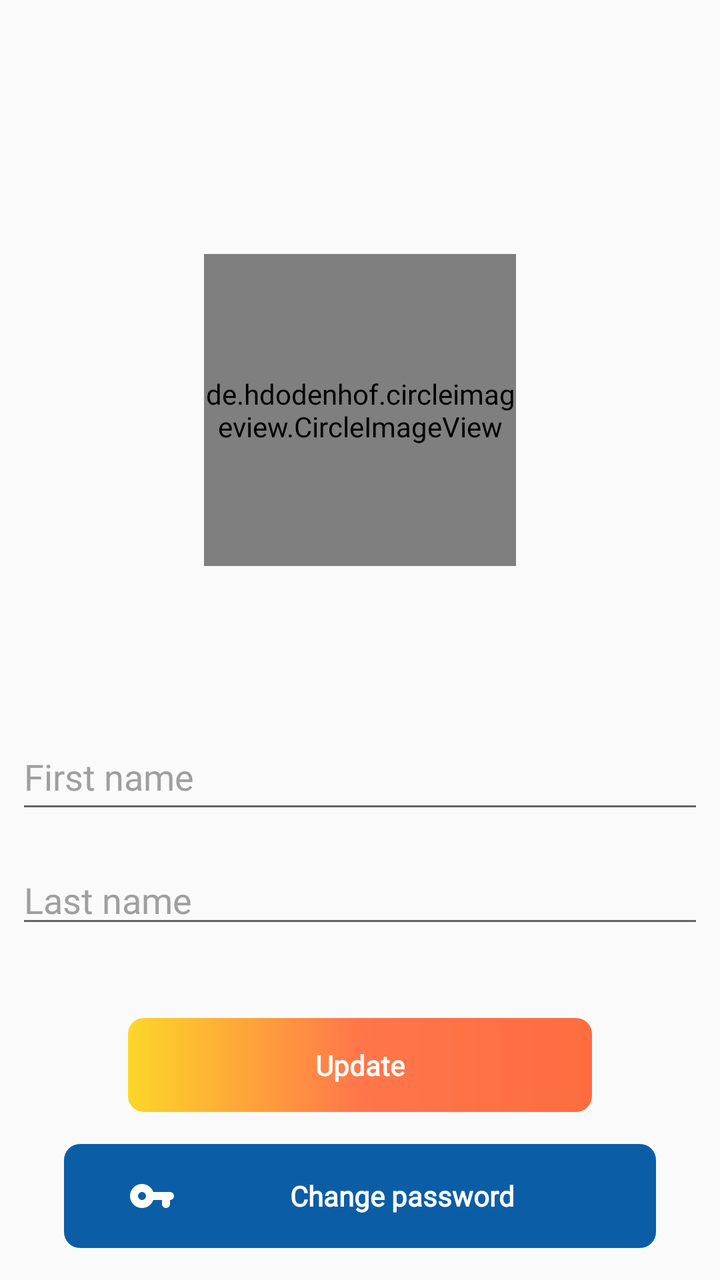
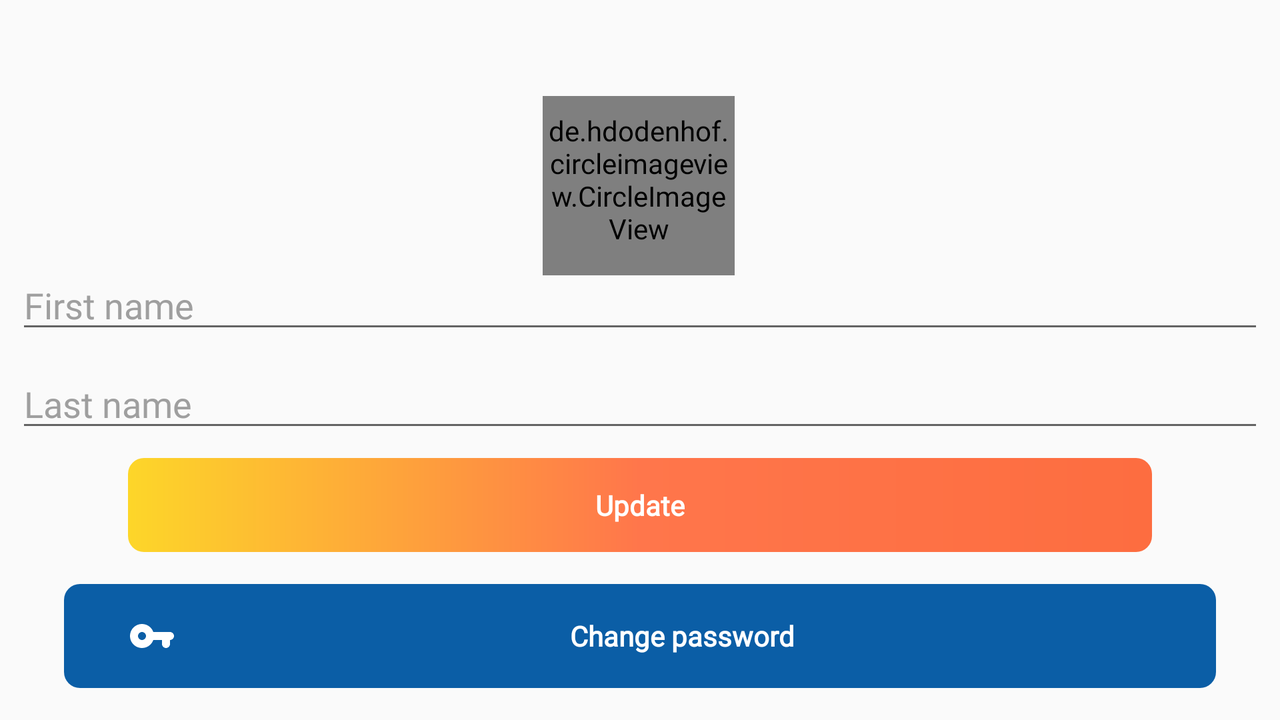

Two renders of one Android screen. The first uses the default layout on a phone; the second uses the alternative layout the repository ships for a different screen configuration, on a matching device. The two XML files are below.
<!-- AndroidManifest.xml: application theme AppTheme -->
<!-- res/layout/setting_bottom_sheet.xml -->
<?xml version="1.0" encoding="utf-8"?>
<layout xmlns:tools="http://schemas.android.com/tools"
    xmlns:app="http://schemas.android.com/apk/res-auto"
    xmlns:android="http://schemas.android.com/apk/res/android">

    <data>

    </data>

    <RelativeLayout
        android:layout_width="match_parent"
        android:layout_height="match_parent"
        >

        <LinearLayout
            android:id="@+id/upLayout"
            android:layout_width="match_parent"
            android:layout_height="?android:attr/actionBarSize"
            android:layout_alignParentStart="true"
            android:layout_alignParentTop="true"
            android:layout_alignParentEnd="true"
            android:elevation="12dp"
            android:orientation="horizontal">

            <Button
                android:id="@+id/upButtonView"
                android:layout_width="wrap_content"
                android:layout_height="match_parent"
                android:gravity="start"
                android:layout_marginEnd="8dp"
                style="@style/Widget.AppCompat.Button.Borderless.Colored"
                android:drawableStart="@drawable/ic_semi_up_button"
                />
        </LinearLayout>

        <androidx.constraintlayout.widget.ConstraintLayout
            android:layout_width="match_parent"
            android:layout_height="0dp"
            android:layout_alignParentBottom="true"
            android:layout_alignParentStart="true"
            android:layout_below="@id/upLayout"
            android:layout_alignParentEnd="true"
            android:gravity="center"
            android:orientation="vertical">

            <de.hdodenhof.circleimageview.CircleImageView
                android:id="@+id/userImageView"
                android:layout_width="156dp"
                android:layout_height="156dp"
                android:layout_gravity="center"
                android:layout_margin="16dp"
                android:layout_marginTop="32dp"
                app:layout_constraintBottom_toTopOf="@+id/linearLayout"
                app:layout_constraintEnd_toEndOf="parent"
                app:layout_constraintHorizontal_bias="0.5"
                app:layout_constraintStart_toStartOf="parent"
                app:layout_constraintTop_toTopOf="parent" />

            <ProgressBar
                android:id="@+id/progressBar"
                android:layout_width="match_parent"
                android:layout_height="wrap_content"
                android:layout_gravity="center"
                android:layout_marginTop="16dp"
                android:indeterminate="false"
                android:indeterminateTint="@color/colorPrimary"
                android:max="100"
                android:visibility="gone"
                app:layout_constraintEnd_toEndOf="parent"
                app:layout_constraintStart_toStartOf="parent"
                app:layout_constraintTop_toTopOf="parent" />

            <LinearLayout
                android:id="@+id/linearLayout"
                android:layout_width="match_parent"
                android:layout_height="wrap_content"
                android:layout_marginBottom="32dp"
                android:orientation="vertical"
                app:layout_constraintBottom_toTopOf="@+id/updateInfoButton"
                app:layout_constraintEnd_toEndOf="parent"
                app:layout_constraintStart_toStartOf="parent">

                <EditText
                    android:id="@+id/firstNameEditText"
                    android:layout_width="match_parent"
                    android:layout_height="50dp"
                    android:layout_margin="8dp"
                    android:layout_marginStart="8dp"
                    android:layout_marginEnd="8dp"
                    android:inputType="text"
                    android:maxLines="1"
                    android:layout_marginBottom="8dp"
                    android:hint="First name"
                    app:layout_constraintBottom_toTopOf="@+id/lastNameEditText"
                    app:layout_constraintEnd_toEndOf="parent"
                    app:layout_constraintHorizontal_bias="1.0"
                    app:layout_constraintStart_toStartOf="parent" />

                <EditText
                    android:id="@+id/lastNameEditText"
                    android:layout_width="match_parent"
                    android:layout_height="wrap_content"
                    android:layout_margin="8dp"
                    android:layout_marginStart="8dp"
                    android:layout_marginEnd="8dp"
                    android:hint="Last name"
                    android:inputType="text"
                    android:maxLines="1"
                    app:layout_constraintEnd_toEndOf="parent"
                    app:layout_constraintStart_toStartOf="parent"
                    tools:layout_editor_absoluteY="356dp" />


            </LinearLayout>



            <Button
                android:id="@+id/updateInfoButton"
                android:layout_width="match_parent"
                android:layout_height="wrap_content"
                android:layout_marginStart="64dp"
                android:layout_marginEnd="64dp"
                android:layout_marginBottom="16dp"
                android:background="@drawable/round_button"
                android:text="Update"
                android:textColor="@color/white_font_text"
                android:textStyle="bold"
                app:layout_constraintBottom_toTopOf="@+id/changePasswordImageButton"
                app:layout_constraintEnd_toEndOf="parent"
                app:layout_constraintStart_toStartOf="parent" />

            <Button
                android:id="@+id/changePasswordImageButton"
                android:layout_width="match_parent"
                android:layout_height="wrap_content"
                android:layout_marginStart="32dp"
                android:layout_marginEnd="32dp"
                android:layout_marginBottom="16dp"
                android:background="@drawable/round_button"
                android:backgroundTint="@color/blue"
                android:drawableStart="@drawable/ic_password_key"
                android:paddingStart="32dp"
                android:text="Change password"
                android:textColor="@color/white_font_text"
                android:textStyle="bold"
                app:layout_constraintBottom_toBottomOf="parent"
                app:layout_constraintEnd_toEndOf="parent"
                app:layout_constraintStart_toStartOf="parent" />

        </androidx.constraintlayout.widget.ConstraintLayout>



    </RelativeLayout>
</layout>
<!-- resources referenced by this layout -->
<resources>
  <color name="blue">#0B5EA6</color>
  <color name="colorPrimary">#FA460E</color>
  <color name="white_font_text">#FFFFFF</color>
  <!-- drawable ic_password_key (drawable) -->
  <vector android:autoMirrored="true" android:height="24dp"
      android:tint="#FFFFFF" android:viewportHeight="24"
      android:viewportWidth="24" android:width="24dp" xmlns:android="http://schemas.android.com/apk/res/android">
      <path android:fillColor="@android:color/white" android:pathData="M12.65,10C11.7,7.31 8.9,5.5 5.77,6.12c-2.29,0.46 -4.15,2.29 -4.63,4.58C0.32,14.57 3.26,18 7,18c2.61,0 4.83,-1.67 5.65,-4H17v2c0,1.1 0.9,2 2,2s2,-0.9 2,-2v-2c1.1,0 2,-0.9 2,-2s-0.9,-2 -2,-2h-8.35zM7,14c-1.1,0 -2,-0.9 -2,-2s0.9,-2 2,-2 2,0.9 2,2 -0.9,2 -2,2z"/>
  </vector>
  <!-- drawable round_button (drawable) -->
  <?xml version="1.0" encoding="utf-8"?>
  <shape xmlns:android="http://schemas.android.com/apk/res/android" android:shape="rectangle">
      <corners android:radius="8dp"/>
      <gradient
          android:startColor="@color/yellow"
          android:centerColor="@color/view_page_color"
          android:endColor="@color/orange"
          android:angle="0"/>
  
  </shape>
  <style name="AppTheme" parent="Theme.AppCompat.Light.NoActionBar">
          
          <item name="colorPrimary">@color/colorPrimary</item>
          <item name="colorPrimaryDark">@color/colorPrimaryDark</item>
          <item name="colorAccent">@color/colorAccent</item>
          <item name="drawerArrowStyle">@style/DrawerArrowStyle</item>
          <item name="bottomSheetDialogTheme">@style/AppBottomSheetDialogTheme</item>
          <item name="android:textColorHint">@color/edit_text_hint</item>
  
  
          <item name="android:windowContentTransitions">true</item>
  
          <item name="android:textViewStyle">@style/RobotoTextViewStyle</item>
          <item name="android:buttonStyle">@style/RobotoButtonStyle</item>
          <item name="editTextStyle">@style/RobotoEditTextStyleStyle</item>
  
      </style>
  <color name="yellow">#FDD629</color>
  <color name="view_page_color">#FF764B</color>
  <color name="orange">#FD6D40</color>
  <color name="colorPrimaryDark">#FF3D00</color>
  <color name="colorAccent">#FB6435</color>
  <style name="DrawerArrowStyle" parent="Widget.AppCompat.DrawerArrowToggle">
          <item name="color">@android:color/white</item>
      </style>
  <style name="AppBottomSheetDialogTheme" parent="Theme.Design.Light.BottomSheetDialog">
          <item name="bottomSheetStyle">@style/AppModalStyle</item>
  
          <item name="android:textViewStyle">@style/RobotoTextViewStyle</item>
          <item name="android:buttonStyle">@style/RobotoButtonStyle</item>
          <item name="editTextStyle">@style/RobotoEditTextStyleStyle</item>
      </style>
  <color name="edit_text_hint">#9F9F9F</color>
  <style name="RobotoTextViewStyle" parent="android:Widget.TextView">
          <item name="android:fontFamily">@font/nexa_light</item>
      </style>
  <style name="RobotoButtonStyle" parent="android:Widget.Button">
          <item name="android:fontFamily">@font/nexa_light</item>
          <item name="android:padding">14dp</item>
      </style>
  <style name="RobotoEditTextStyleStyle" parent="android:Widget.EditText">
          <item name="android:fontFamily">@font/nexa_light</item>
      </style>
  <style name="AppModalStyle" parent="Widget.Design.BottomSheet.Modal">
          <item name="android:background">@drawable/semi_round_background</item>
      </style>
  <!-- drawable semi_round_background (drawable) -->
  <?xml version="1.0" encoding="utf-8"?>
  <shape xmlns:android="http://schemas.android.com/apk/res/android" android:shape="rectangle">
  
      <corners android:topRightRadius="12dp"
          android:topLeftRadius="12dp"/>
  
      <solid android:color="@color/white_background"/>
  </shape>
  <color name="white_background">#FFFFFF</color>
</resources>
<!-- res/layout-land/setting_bottom_sheet.xml (the repository's variant of the layout above) -->
<!-- drawn on the phone turned sideways -->
<?xml version="1.0" encoding="utf-8"?>
<layout xmlns:tools="http://schemas.android.com/tools"
    xmlns:app="http://schemas.android.com/apk/res-auto"
    xmlns:android="http://schemas.android.com/apk/res/android">

    <data>

    </data>

    <RelativeLayout
        android:layout_width="match_parent"
        android:layout_height="match_parent"
        >

        <LinearLayout
            android:id="@+id/upLayout"
            android:layout_width="match_parent"
            android:layout_height="?android:attr/actionBarSize"
            android:layout_alignParentStart="true"
            android:layout_alignParentTop="true"
            android:layout_alignParentEnd="true"
            android:elevation="12dp"
            android:orientation="horizontal">

            <Button
                android:id="@+id/upButtonView"
                android:layout_width="wrap_content"
                android:layout_height="match_parent"
                android:gravity="start"
                android:layout_marginEnd="8dp"
                style="@style/Widget.AppCompat.Button.Borderless.Colored"
                android:drawableStart="@drawable/ic_semi_up_button"
                />
        </LinearLayout>

        <androidx.constraintlayout.widget.ConstraintLayout
            android:layout_width="match_parent"
            android:layout_height="0dp"
            android:layout_alignParentBottom="true"
            android:layout_alignParentStart="true"
            android:layout_below="@id/upLayout"
            android:layout_alignParentEnd="true"
            android:gravity="center"
            android:orientation="vertical">

            <de.hdodenhof.circleimageview.CircleImageView
                android:id="@+id/userImageView"
                android:layout_width="96dp"
                android:layout_height="96dp"
                android:layout_gravity="center"
                android:layout_margin="16dp"
                android:layout_marginTop="32dp"
                android:src="@drawable/avatar"
                app:layout_constraintBottom_toTopOf="@+id/firstNameEditText"
                app:layout_constraintEnd_toEndOf="parent"
                app:layout_constraintHorizontal_bias="0.499"
                app:layout_constraintStart_toStartOf="parent"
                app:layout_constraintTop_toTopOf="parent" />

            <EditText
                android:id="@+id/firstNameEditText"
                android:layout_width="match_parent"
                android:layout_height="wrap_content"
                android:layout_margin="8dp"
                android:layout_marginStart="8dp"
                android:layout_marginEnd="8dp"
                android:layout_marginBottom="32dp"
                android:hint="First name"
                android:inputType="text"
                android:maxLines="1"
                app:layout_constraintBottom_toTopOf="@+id/lastNameEditText"
                app:layout_constraintEnd_toEndOf="parent"
                app:layout_constraintStart_toStartOf="parent" />

            <EditText
                android:id="@+id/lastNameEditText"
                android:layout_width="match_parent"
                android:layout_height="wrap_content"
                android:layout_margin="8dp"
                android:layout_marginStart="8dp"
                android:layout_marginEnd="8dp"
                android:layout_marginBottom="32dp"
                android:hint="Last name"
                app:layout_constraintBottom_toTopOf="@+id/updateInfoButton"
                app:layout_constraintEnd_toEndOf="parent"
                app:layout_constraintStart_toStartOf="parent" />

            <Button
                android:id="@+id/updateInfoButton"
                android:layout_width="match_parent"
                android:layout_height="wrap_content"
                android:layout_marginStart="64dp"
                android:layout_marginEnd="64dp"
                android:layout_marginBottom="16dp"
                android:background="@drawable/round_button"
                android:text="Update"
                android:textColor="@color/white_font_text"
                android:inputType="text"
                android:maxLines="1"
                android:textStyle="bold"
                app:layout_constraintBottom_toTopOf="@+id/changePasswordImageButton"
                app:layout_constraintEnd_toEndOf="parent"
                app:layout_constraintStart_toStartOf="parent" />

            <Button
                android:id="@+id/changePasswordImageButton"
                android:layout_width="match_parent"
                android:layout_height="wrap_content"
                android:layout_marginStart="32dp"
                android:layout_marginEnd="32dp"
                android:layout_marginBottom="16dp"
                android:background="@drawable/round_button"
                android:backgroundTint="@color/blue"
                android:drawableStart="@drawable/ic_password_key"
                android:paddingStart="32dp"
                android:text="Change password"
                android:textColor="@color/white_font_text"
                android:textStyle="bold"
                app:layout_constraintBottom_toBottomOf="parent"
                app:layout_constraintEnd_toEndOf="parent"
                app:layout_constraintStart_toStartOf="parent" />

        </androidx.constraintlayout.widget.ConstraintLayout>



    </RelativeLayout>
</layout>
<!-- resources referenced by the variant -->
<!-- as the phone turned sideways resolves them -->
<resources>
  <color name="blue">#0B5EA6</color>
  <color name="white_font_text">#FFFFFF</color>
  <!-- drawable ic_password_key (drawable) -->
  <vector android:autoMirrored="true" android:height="24dp"
      android:tint="#FFFFFF" android:viewportHeight="24"
      android:viewportWidth="24" android:width="24dp" xmlns:android="http://schemas.android.com/apk/res/android">
      <path android:fillColor="@android:color/white" android:pathData="M12.65,10C11.7,7.31 8.9,5.5 5.77,6.12c-2.29,0.46 -4.15,2.29 -4.63,4.58C0.32,14.57 3.26,18 7,18c2.61,0 4.83,-1.67 5.65,-4H17v2c0,1.1 0.9,2 2,2s2,-0.9 2,-2v-2c1.1,0 2,-0.9 2,-2s-0.9,-2 -2,-2h-8.35zM7,14c-1.1,0 -2,-0.9 -2,-2s0.9,-2 2,-2 2,0.9 2,2 -0.9,2 -2,2z"/>
  </vector>
  <!-- drawable round_button (drawable) -->
  <?xml version="1.0" encoding="utf-8"?>
  <shape xmlns:android="http://schemas.android.com/apk/res/android" android:shape="rectangle">
      <corners android:radius="8dp"/>
      <gradient
          android:startColor="@color/yellow"
          android:centerColor="@color/view_page_color"
          android:endColor="@color/orange"
          android:angle="0"/>
  
  </shape>
  <style name="AppTheme" parent="Theme.AppCompat.Light.NoActionBar">
          
          <item name="colorPrimary">@color/colorPrimary</item>
          <item name="colorPrimaryDark">@color/colorPrimaryDark</item>
          <item name="colorAccent">@color/colorAccent</item>
          <item name="drawerArrowStyle">@style/DrawerArrowStyle</item>
          <item name="bottomSheetDialogTheme">@style/AppBottomSheetDialogTheme</item>
          <item name="android:textColorHint">@color/edit_text_hint</item>
  
  
          <item name="android:windowContentTransitions">true</item>
  
          <item name="android:textViewStyle">@style/RobotoTextViewStyle</item>
          <item name="android:buttonStyle">@style/RobotoButtonStyle</item>
          <item name="editTextStyle">@style/RobotoEditTextStyleStyle</item>
  
      </style>
  <color name="yellow">#FDD629</color>
  <color name="view_page_color">#FF764B</color>
  <color name="orange">#FD6D40</color>
  <color name="colorPrimary">#FA460E</color>
  <color name="colorPrimaryDark">#FF3D00</color>
  <color name="colorAccent">#FB6435</color>
  <style name="DrawerArrowStyle" parent="Widget.AppCompat.DrawerArrowToggle">
          <item name="color">@android:color/white</item>
      </style>
  <style name="AppBottomSheetDialogTheme" parent="Theme.Design.Light.BottomSheetDialog">
          <item name="bottomSheetStyle">@style/AppModalStyle</item>
  
          <item name="android:textViewStyle">@style/RobotoTextViewStyle</item>
          <item name="android:buttonStyle">@style/RobotoButtonStyle</item>
          <item name="editTextStyle">@style/RobotoEditTextStyleStyle</item>
      </style>
  <color name="edit_text_hint">#9F9F9F</color>
  <style name="RobotoTextViewStyle" parent="android:Widget.TextView">
          <item name="android:fontFamily">@font/nexa_light</item>
      </style>
  <style name="RobotoButtonStyle" parent="android:Widget.Button">
          <item name="android:fontFamily">@font/nexa_light</item>
          <item name="android:padding">14dp</item>
      </style>
  <style name="RobotoEditTextStyleStyle" parent="android:Widget.EditText">
          <item name="android:fontFamily">@font/nexa_light</item>
      </style>
  <style name="AppModalStyle" parent="Widget.Design.BottomSheet.Modal">
          <item name="android:background">@drawable/semi_round_background</item>
      </style>
  <!-- drawable semi_round_background (drawable) -->
  <?xml version="1.0" encoding="utf-8"?>
  <shape xmlns:android="http://schemas.android.com/apk/res/android" android:shape="rectangle">
  
      <corners android:topRightRadius="12dp"
          android:topLeftRadius="12dp"/>
  
      <solid android:color="@color/white_background"/>
  </shape>
  <color name="white_background">#FFFFFF</color>
</resources>
